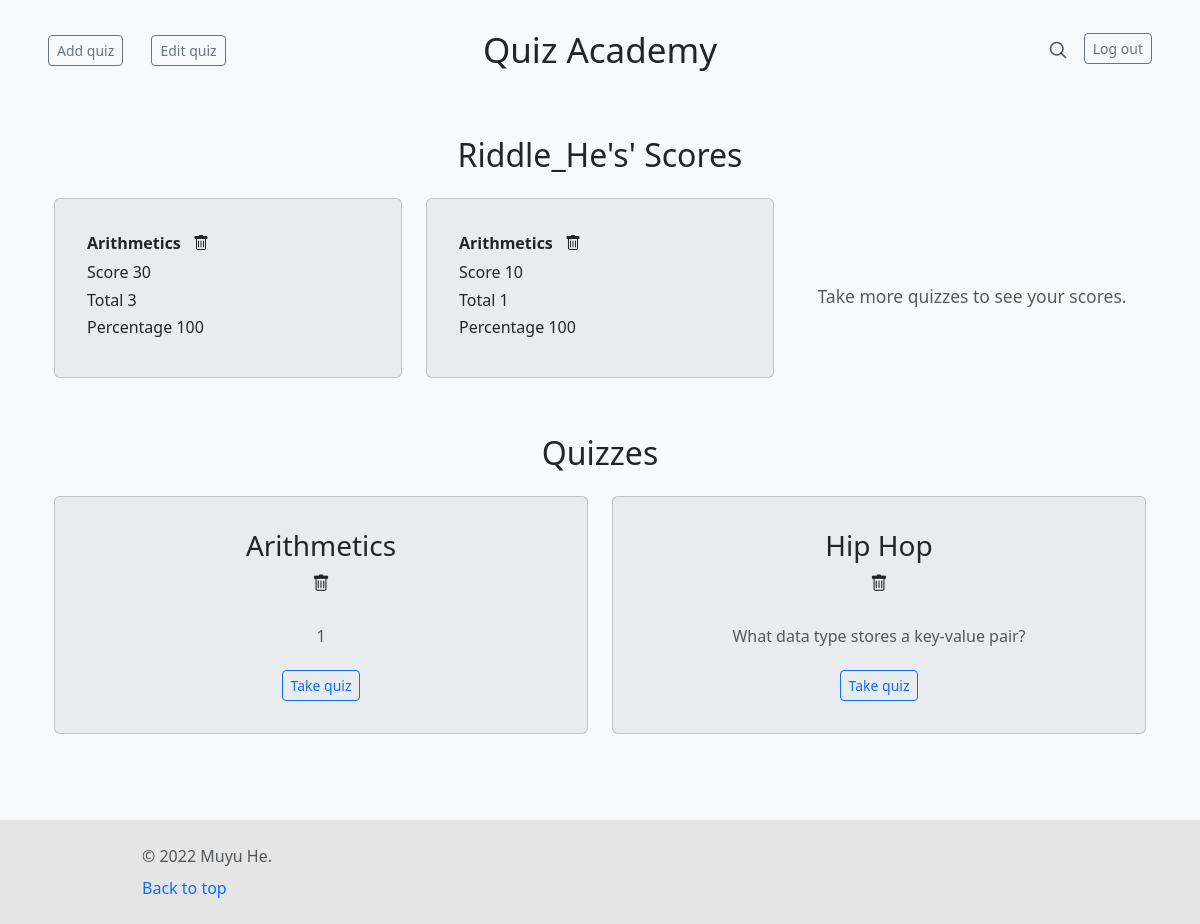
Before: / (signed in) with the older database file.
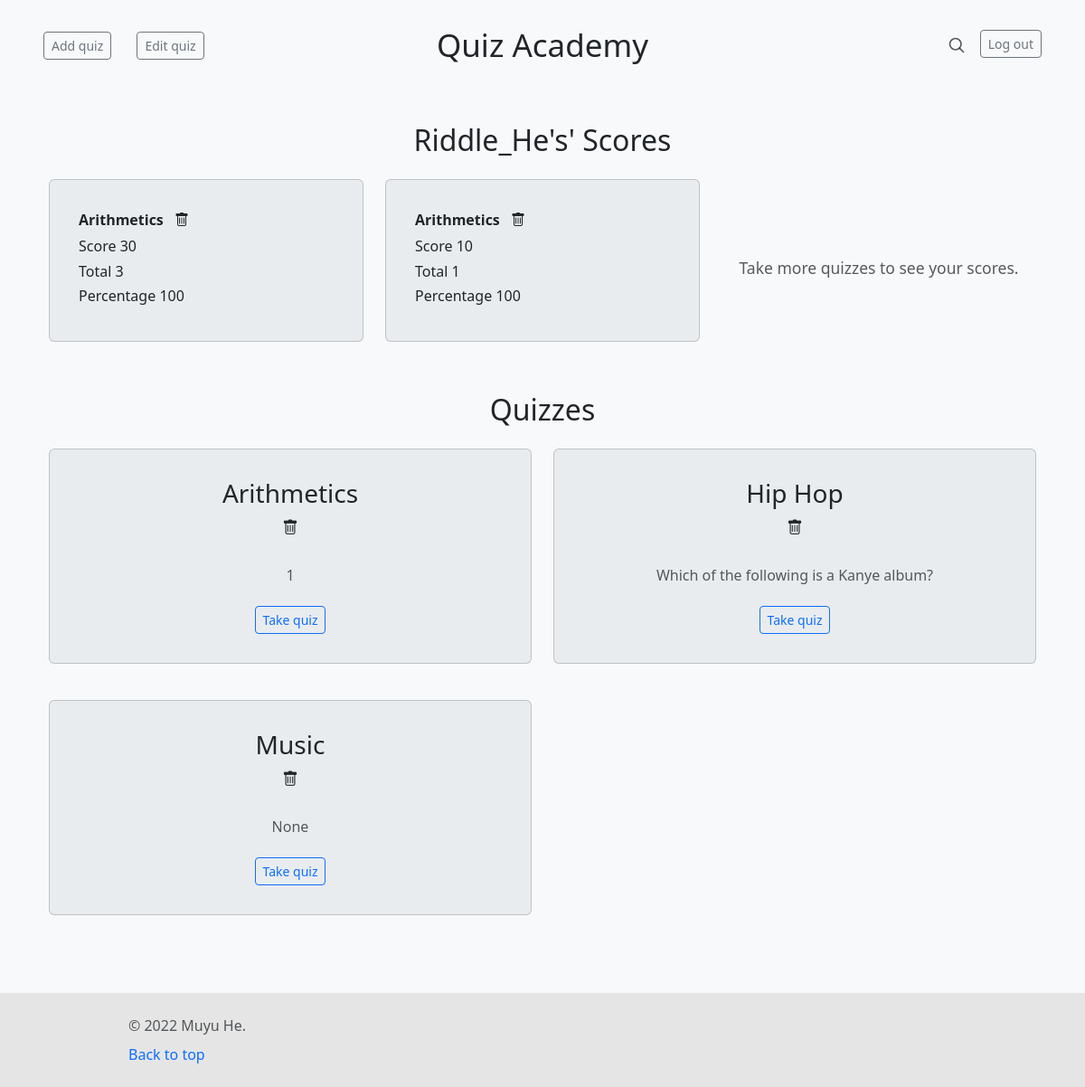
After: the same page with the newer database file.
### quizzes/models.py (models this page shows, shortened)
class Score(models.Model):
    created_time = models.DateTimeField(auto_now_add=True)
    user = models.ForeignKey(User, default=1, on_delete=models.CASCADE)
    score = models.IntegerField(default=0)
    wrong = models.IntegerField(default=0)
    correct = models.IntegerField(default=0)
    total = models.IntegerField(default=0)
    percentage = models.IntegerField(default=0)
    quiz = models.ForeignKey(Quiz, default=1, on_delete=models.CASCADE)

class Quiz(models.Model):
    name = models.CharField(max_length=100)
    head = models.ForeignKey(Question, null=True, blank=True, on_delete=models.SET_NULL)

class Question(models.Model):
    curr_question = models.CharField(max_length=200, null=True)
    op1 = models.CharField(max_length=200, null=True)
    op2 = models.CharField(max_length=200, null=True)
    op3 = models.CharField(max_length=200, null=True)
    op4 = models.CharField(max_length=200, null=True)
    answer = models.CharField(max_length=200, null=True)
    next_question = models.ForeignKey(to='Question', null=True, blank=True, on_delete=models.SET_NULL, related_name='next')
    prev_question = models.ForeignKey(to='Question', null=True, blank=True, on_delete=models.SET_NULL, related_name='prev')
    def __str__(self):
        return self.curr_question

### quizzes/views.py (the view)
# urls.py: path('', views.index, name='index'),
@login_required
def index(request):
    temp = Score.objects.filter(user=request.user).order_by('-created_time')
    if len(temp) >= 3:
        scores = temp[0:3]
    else:
        scores = temp
    quizzes = Quiz.objects.all()
    context = {'scores': scores, 'quizzes': quizzes}
    return render(request, 'quizzes/index.html', context)

### quizzes/templates/quizzes/index.html
{% extends 'quizzes/base.html' %}
{% block header %}
    <div class="container">
        <div class="row">
            {% if scores|length > 0 %}
            <div class="col-md-12 text-dark text-center py-3">
                <h2>{{user.username}}'s' Scores</h2>
            </div>
            {% for score in scores %}
            <div class="col-md-4 mb-3">
                <div class="card flex-md-row mb-4 box-shadow h-md-250 p-3" style="background-color: #E9ECEF">
                    <div class="card-body d-flex flex-column align-items-start">
                        <div class="list-incline mb-2">
                            <a href="{% url 'quizzes:quiz' score.quiz.id %}" class="list-inline-item d-inline-block text-decoration-none"><strong class="text-dark">{{score.quiz.name}}</strong></a>
                            <a class="list-inline-item text-dark" href="{% url 'quizzes:delete_score' score.id %}">
                                <i class="bi bi-trash"></i>
                            </a>
                        </div>
                        <h6 class="mb-2 card-text">Score {{score.score}}</h6>
                        <h6 class="mb-2 card-text">Total {{score.total}}</h6>
                        <h6 class="mb-2 card-text">Percentage {{score.percentage}}</h6>
                    </div>
                </div>
            </div>
            {% endfor %}
            {% if scores|length < 3 %}
            <div class="col-md-4 d-grid mb-3 text-center align-items-center">
                <h5 class="text-muted"><small>Take more quizzes to see your scores.</small></h5>
            </div>
            {% endif %}
            {% endif %}
        </div>
    </div>
{% endblock header %}
{% block content %}
    <div class="container">
        <div class="row">
            <div class="col-md-12 text-dark text-center py-3">
                <h2>Quizzes</h2>
            </div>
            {% for quiz in quizzes %}
            <div class="col-md-6 d-grid mb-3">
                <div class="card flex-md-row mb-4 box-shadow h-md-250 p-3" style="background-color: #E9ECEF">
                    <div class="card-body d-flex flex-column align-items-center text-center">
                        <h3 class="card-title">
                            {{quiz.name}}
                            <h5><a class="text-dark" href="{% url 'quizzes:delete_quiz' quiz.id %}">
                                <small><i class="bi bi-trash"></i></small>
                            </a></h5>
                        </h3><br>
                        <h6 class="card-text text-muted px-5">{{quiz.head}}</h6>
                        <a class="btn btn-sm btn-outline-primary mt-3" href="{% url 'quizzes:quiz' quiz.id %}">Take quiz</a>
                    </div>
                </div>
            </div>
            {% endfor %}
        </div>
    </div>
{% endblock content %}

Changed rows visible on the page:
changed Quiz "Hip Hop": head "What data type stores a key-value pair?" → "Which of the following is a Kanye album?"
added Quiz: name "Music", head "None"
